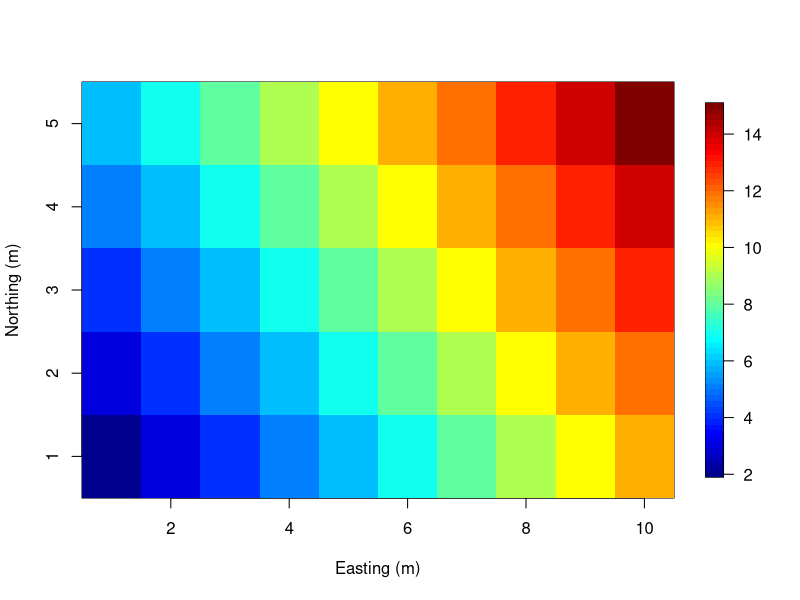
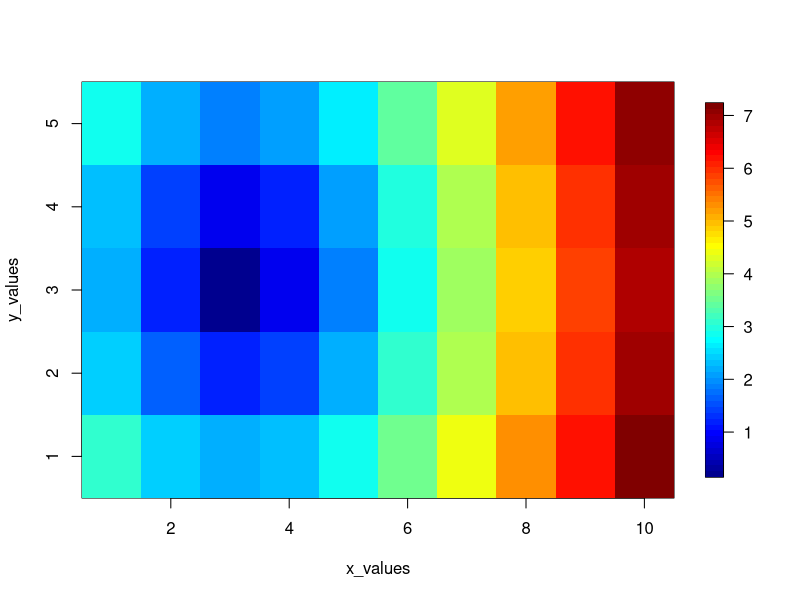
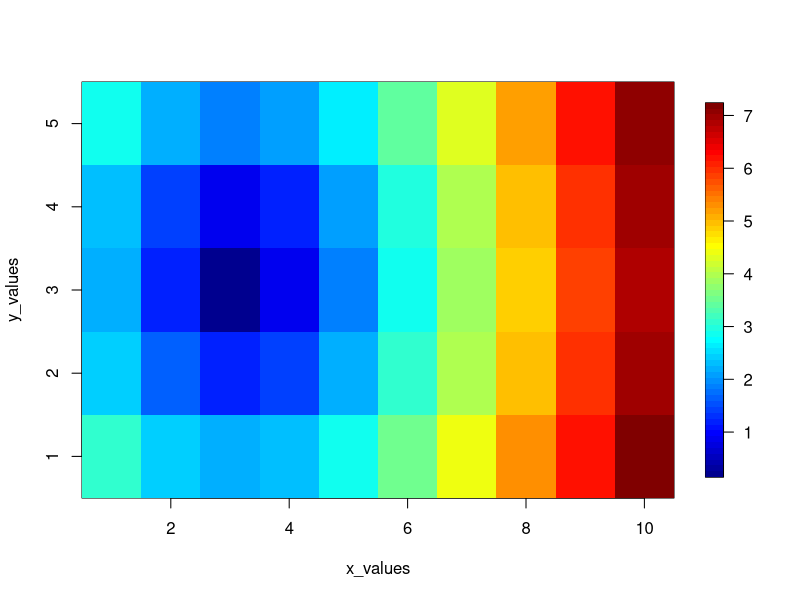

Write the R code that produced these figures, in order.
# Plotting matrices as raster images.

## EXAMPLE 1: using the outer function

# make the length of these different so we can see if it is the wrong way
x_values <- seq(1,10,length.out = 10)
y_values <- seq(1,5,length.out = 5)

z <- outer(x_values, y_values, "+")

fields::image.plot(x_values, y_values, z, xlab = "Easting (m)", ylab = "Northing (m)")
# Note: Each row is one x value - use transpose if you store in "sensible" way.

## EXAMPLE 2: Distance from (\pi, \pi)

distance_to_pi <- function(xy){
  sqrt(sum((xy - c(pi, pi))^2))
}

xy_pairs <- expand.grid(x_val = x_values, y_val =  y_values)

z_values <- apply(xy_pairs, MARGIN = 1, FUN = distance_to_pi)

z_mat <- matrix(
  data = z_values,
  nrow = length(x_values),
  ncol = length(y_values),
  byrow = FALSE)

z_mat

fields::image.plot(x_values, y_values, z_mat)

## EXAMPLE 3: Distance from (\pi, \pi) using `outer`

d_to_pi <- function(x, y){
  sqrt((x-pi)^2 + (y- pi)^2)
}

z_mat_3 <- outer(x_values, y_values, d_to_pi)
fields::image.plot(x_values, y_values, z_mat_3)
